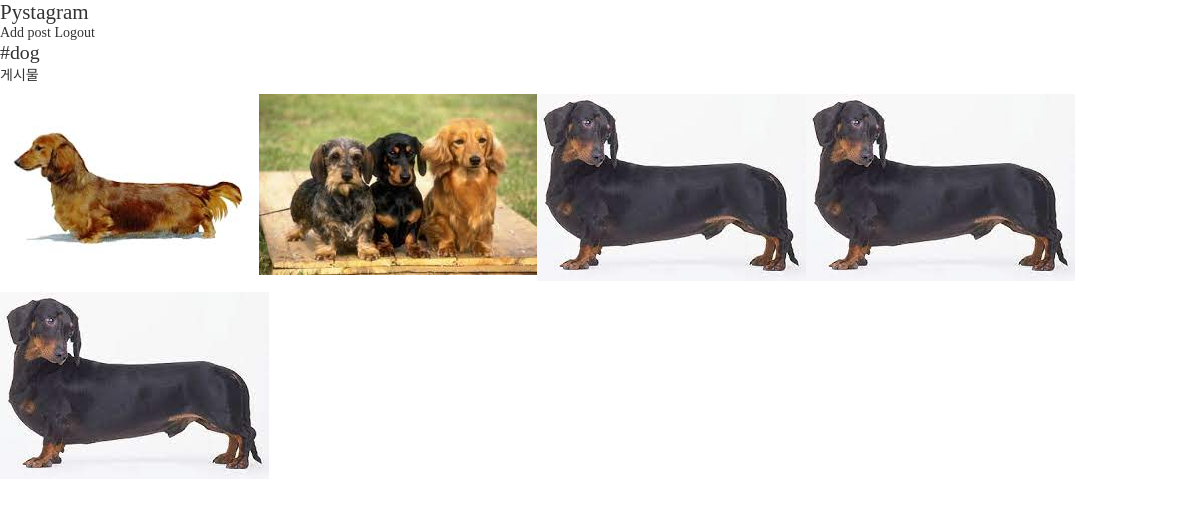
Screenshot of /posts/tags/dog with the database file from the repository.
### posts/models.py (models this page shows, shortened)
class HashTag(models.Model):
    name = models.CharField("태그명", max_length=50)

class Post(models.Model):
    user = models.ForeignKey(
        "users.User",
        verbose_name="작성자",
        on_delete=models.CASCADE,
    )
    content = models.TextField("내용")
    created = models.DateTimeField("생성일시", auto_now_add=True)
    tags = models.ManyToManyField("posts.HashTag", verbose_name='해시태그 목록', blank=True)

class PostImage(models.Model):
    post = models.ForeignKey(
        Post,
        verbose_name="포스트",
        on_delete=models.CASCADE,
    )
    photo = models.ImageField("사진", upload_to="post")

### posts/views.py (the view)
# urls.py: path("tags/<str:tag_name>", tags, name="tags"),
def tags(request, tag_name):
    try:
        tag = HashTag.objects.get(name=tag_name)
    except HashTag.DoesNotExist:
        posts = Post.objects.none()
    else:
        posts = Post.objects.filter(tags=tag)
    context = {
        "tag_name": tag_name,
        "posts": posts,
    }
    return render(request, 'posts/tags.html', context)

### templates/posts/tags.html
{% extends 'base_nav.html' %}
{% block content %}
<div id="tags">
    <header class="tags-header">
        <h2>#{{ tag_name }}</h2>
        <div>게시물 {{ post.count }}</div>
    </header>
    <div class="post-grid-container">
        {% for post in posts %}
            {% if post.postimage_set.first and post.postimage_set.first.photo %}
                <div class="post-gird">
                    <a href="{% url 'posts:post_detail' post_id=post.id %}">
                        <img src="{{ post.postimage_set.first.photo.url }}" alt="">
                    </a>
                </div>
            {% endif %}
        {% empty %}
            <p>검색된 게시물이 없습니다.</p>
        {% endfor %}
    </div>
</div>
{% endblock %}

### static/css/style.css (style rules this page uses)
h1, h2, h3, h4, h5, h6 { padding: 0; margin: 0; font-weight: 300; }
h2 { font-size: 1.42rem; }
a { text-decoration: none; color: #333; }
html { margin: 0; font-family: "Noto Sans KR", serif; font-weight: 300; font-size: 14px; color: #333; height: 100%; }
body { margin: 0; height: 100%; }
.post-grid-container { display: flex; flex-direction: row; flex-wrap: wrap; }
.tags-header { margin-bottom: 10px; }

### rows the page displays
HashTag: name "dog"
Post: postimage_set.first.photo (picture)
Post: postimage_set.first.photo (picture)
Post: postimage_set.first.photo (picture)
Post: postimage_set.first.photo (picture)
Post: postimage_set.first.photo (picture)
